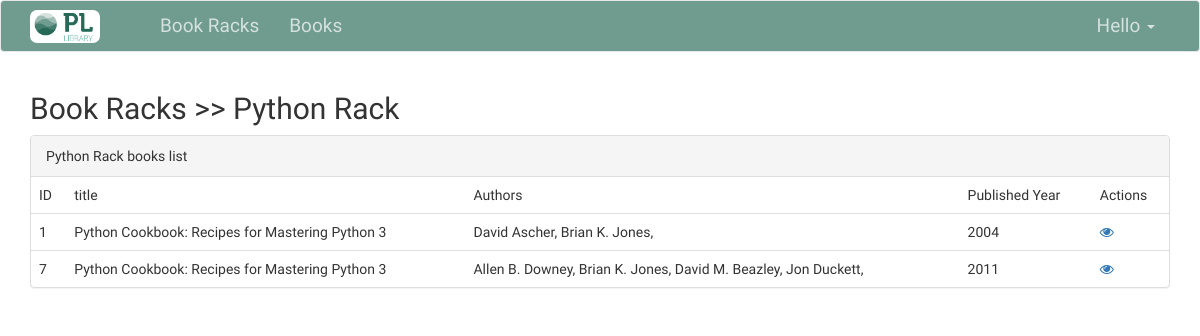
Screenshot of /book/racks/python-rack/ with the database file from the repository.
### bookracks/models.py (models this page shows, shortened)
class DefaultModel(models.Model):
    created = models.DateTimeField(auto_now_add=True)
    modified = models.DateTimeField(auto_now=True)
    class Meta:
        abstract = True

class BookRack(DefaultModel):
    name = models.CharField(null=False, blank=False, max_length=255)
    slug = models.SlugField(null=True, blank=True, max_length=255, unique=True)
    description = models.TextField(null=True, blank=True)

class Book(DefaultModel):
    book_rack = models.ForeignKey(BookRack, on_delete=models.CASCADE)
    title = models.CharField(null=False, blank=False, max_length=255)
    slug = models.SlugField(null=True, blank=True, max_length=255, unique=True)
    authors = models.ManyToManyField(Author)
    published_year = models.CharField(max_length=50)

class Author(DefaultModel):
    name = models.CharField(max_length=200)
    slug = models.SlugField(null=True, blank=True, max_length=255, unique=True)

### bookracks/views.py (the view)
# urls.py: path('racks/<str:slug>/', views.RacksDetailView.as_view(), name="racks_detail"),
class RacksDetailView(LoginRequiredMixin, DetailView):
    template_name = 'bookracks/racks/detail.html'
    model = BookRack

### templates/bookracks/racks/detail.html
{% extends 'base.html' %}
{% block content %}
    <h2>Book Racks >> {{ object.name }}</h2>
    <div class="panel panel-default">
        <div class="panel-heading">{{ object.name }} books list</div>
        <div class="panel-body" style="padding: 0">
            <table class="table tabel-hover" style="margin-bottom: 0px">
                <thead>
                <tr>
                    <td>ID</td>
                    <td>title</td>
                    <td>Authors</td>
                    <td>Published Year</td>
                    <td>Actions</td>
                </tr>
                </thead>
                <tbody>
                {% for book in object.book_set.all %}
                    <tr>
                        <td>{{ book.id }}</td>
                        <td>{{ book.title }}</td>
                        <td>
                            {% for author in book.authors.all %}
                                {{ author.name }},
                            {% endfor %}
                        </td>
                        <td>{{ book.published_year }}</td>
                        <td>
                            <a href=""><i class="fa fa-eye"></i></a>
                        </td>
                    </tr>
                {% endfor %}
                </tbody>
            </table>
        </div>
    </div>
{% endblock %}

### public/css/style.css (style rules this page uses)
body { font-family: 'Crete Round', serif; }

### rows the page displays
BookRack: name "Python Rack"
Book: id "1", title "Python Cookbook: Recipes for Mastering Python 3", published_year "2004"
Author: name "David Ascher"
Author: name "Brian K. Jones"
Book: id "7", title "Python Cookbook: Recipes for Mastering Python 3", published_year "2011"
Author: name "Allen B. Downey"
Author: name "David M. Beazley"
Author: name "Jon Duckett"
